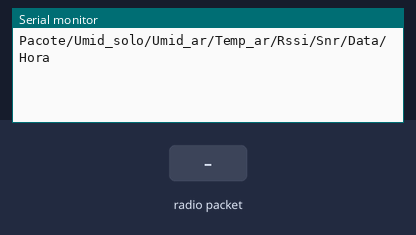
This sketch was run on a simulated Arduino Uno, built with avr-gcc and run on an emulated ATmega328P. Shown: the last lines printed to the serial monitor. The inputs (shaded band) are chosen by the test bench. No radio packets arrive unless stated.

Above: at 1.2 s.
1.3 s: radio packet "1" arrives
At 2.0 s:
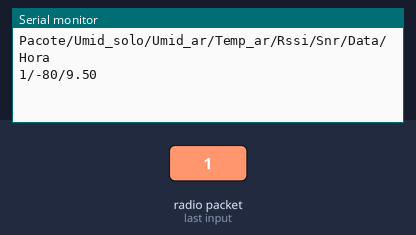
2.8 s: radio packet "0" arrives
At 3.2 s:
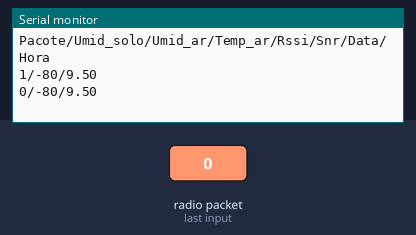
4.3 s: radio packet "2" arrives
At 5.5 s:
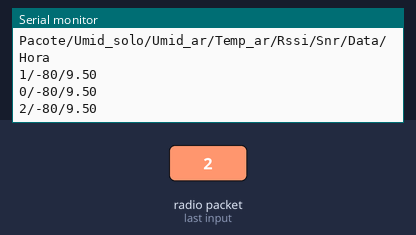

Measured:
- after the input at 1.3 s, the serial monitor: prints a new line at once (image 1)
- after the input at 2.8 s, the serial monitor: prints a new line at once (image 2)
- after the input at 4.3 s, the serial monitor: prints a new line at once (image 3)

The sketch:

lora433RX_compact.ino
```cpp
// Mylena Diniz - 04/2021
// Lucas Fernandes
// (RX) LoRa SX1278 communication @ 433 MHz

#include <SPI.h>   // module communication
#include <LoRa.h>

bool header = true;

// creating header
String dataLabel1 = "Pacote";
String dataLabel2 = "Umid_solo";
String dataLabel3 = "Umid_ar";
String dataLabel4 = "Temp_ar";
String dataLabel5 = "Rssi";
String dataLabel6 = "Snr";
String dataLabel7 = "Data";
String dataLabel8 = "Hora";

const int csPin = 10;   // Chip Select (Slave Select do protocolo SPI) do modulo Lora
const int resetPin = 0;   // LoRa module reset
const int irqPin = 4;   // DI0 pin

void setup(){
  Serial.begin(9600);
  while (!Serial);
  LoRa.setPins(csPin, resetPin, irqPin);

  // checking LoRa radio (it can be 433MHz or 915MHz)
  if (!LoRa.begin(433E6)){
    Serial.println("Erro ao iniciar modulo LoRa.");
    while (1);
  }
}

void loop(){
  while(header){
        Serial.print(dataLabel1);
        Serial.print("/");
        Serial.print(dataLabel2);
        Serial.print("/");
        Serial.print(dataLabel3);
        Serial.print("/");
        Serial.print(dataLabel4);
        Serial.print("/");
        Serial.print(dataLabel5);
        Serial.print("/");
        Serial.print(dataLabel6);
        Serial.print("/");
        Serial.print(dataLabel7);
        Serial.print("/");
        Serial.println(dataLabel8);
        header = false;
  }

  if (LoRa.parsePacket()){   // parse for a packet
    while (LoRa.available()){   // read packet
      Serial.print((char)LoRa.read());
    }
    Serial.print("/");
    Serial.print(String(LoRa.packetRssi())+"/");   // adds RSSI to data
    Serial.println(String(LoRa.packetSnr()));   // adds SNR to data
  }
}
```
